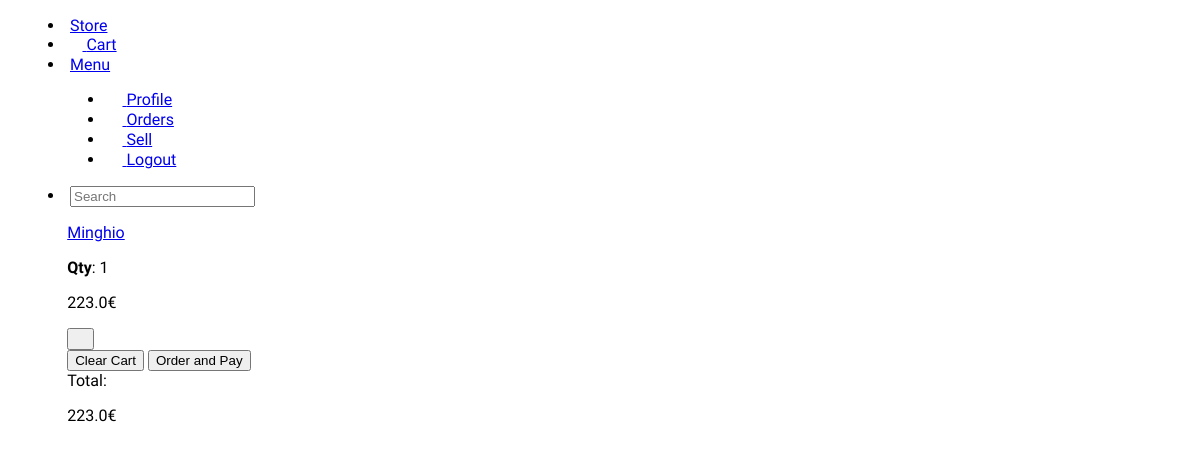
Page /cart (signed in) on the committed database.
### tables.py (models this page shows, shortened)
class Base(DeclarativeBase):
    pass

class CartProducts(Base):
    __tablename__ = 'cart_product'
    user_id: Mapped[int] = mapped_column(ForeignKey('users.id'), primary_key=True)
    product_id: Mapped[int] = mapped_column(ForeignKey('products.id'), primary_key=True)
    quantity: Mapped[int]
    product: Mapped['Product'] = relationship(back_populates='cart_product')
    user: Mapped['User'] = relationship(back_populates='cart_products')

class Product(Base):
    __tablename__ = 'products'
    id: Mapped[int] = mapped_column(primary_key=True, autoincrement=True)
    user_id: Mapped[int] = mapped_column(ForeignKey(User.id), nullable=False)
    category_id: Mapped[int] = mapped_column(ForeignKey(Category.id))
    product_name: Mapped[str] = mapped_column(nullable=False)
    date: Mapped[datetime] = mapped_column(nullable=True)
    price: Mapped[float] = mapped_column(nullable=False)
    availability: Mapped[int] = mapped_column(nullable=False)
    descr: Mapped[str] = mapped_column(nullable=True)
    image_filename: Mapped[str] = mapped_column(nullable=False)
    cart_product: Mapped[List['CartProducts']] = relationship(back_populates='product')
    orders: Mapped[List['OrderProducts']] = relationship(back_populates='product')
    seller: Mapped['User'] = relationship('User')
    tags: Mapped[List['TagProduct']] = relationship(back_populates='product')

### app.py (the view, shortened to what this page needs)
@app.route('/cart' , methods=['GET', 'POST'])
@login_required
def cart():
    if request.method == 'GET':
        products = db_session.scalars(select(CartProducts).where(CartProducts.user_id == int(current_user.get_id()))).all()
        total = sum(p.quantity * p.product.price for p in products)
        return render_template('cart.html', cart_items=products, total=total)

### app.py (called while the page is built)
@login_manager.user_loader
def load_user(user_id):
    return db_session.scalar(select(User).where(User.id == int(user_id))) # Dovrebbe ritornare 'None' se l'ID non è valido

### templates/cart.html (shortened to what this page needs)
{% extends 'base.html' %}
{% block content %}
    <div class="container-big">
        {% for item in cart_items %}
            <form method="post" class="border p-1">
                <div class="flex">
                    <div class="col-7">
                        <p class="larger"><a class="default" href="/product-details/{{item.product.id}}">{{item.product.product_name}}</a></p>
                        <p><b>Qty</b>: {{item.quantity}}</p>
                    </div>
                    <div>
                        <p class="py-.25 px-.5 bg-success border-r">{{ item.product.price }}€</p>
                        <button class="danger" type="submit" name="delete-item"><i class="bi bi-trash-fill"></i></button>
                    </div>
                </div>
            </form>
        {% endfor %}
        <form method="post" onsubmit="">
        <div class="flex">
            <button name="clear-cart" class="danger" type="submit">Clear Cart</button>
            <button name="place-order" class="ml-.5" type="submit">Order and Pay</button>
            <div style="margin-left: auto; margin-right: 0" class="larger">
                Total: <p class="py-.25 px-.5 bg-success inline block border-r">{{ total }}€</p>
            </div>
        </div>
        </form>
    </div>
{% endblock %}

### static/css/styles2.css (style rules this page uses)
body { font-family: "Onest"; }
.container-big { width: 90%; margin: 0 auto; }
.col-7 { flex: 70%; }
.border { border: 2px solid var(--bd-muted); border-radius: var(--bd-radius); }
.border-r { border-radius: var(--bd-radius); }

### rows in the picture
CartProducts: product.product_name "Minghio", quantity "1", product.price "223.0"

### other values in the picture
{{ total }} "223.0"
